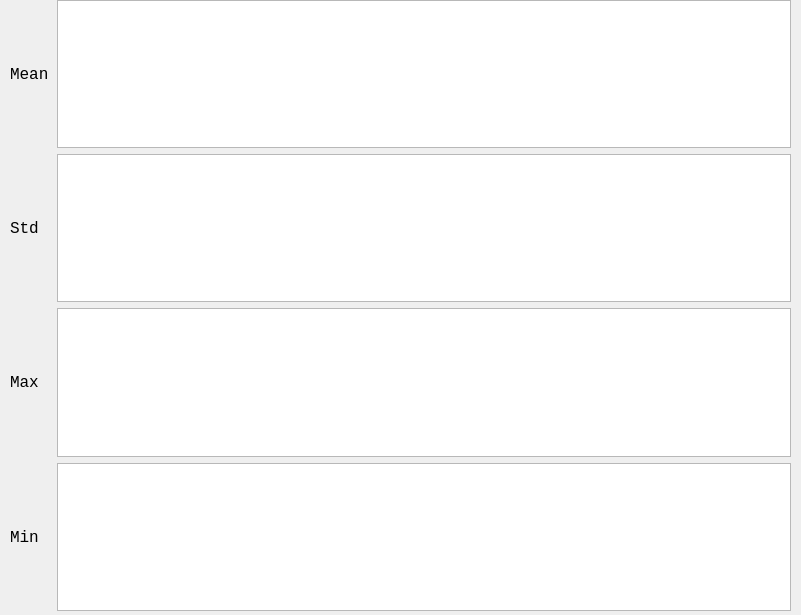
      <widget class="QWidget" name="page_4">
       <property name="geometry">
        <rect>
         <x>0</x>
         <y>0</y>
         <width>801</width>
         <height>615</height>
        </rect>
       </property>
       <attribute name="label">
        <string>Voltage Feature Display --1</string>
       </attribute>
       <widget class="QWidget" name="layoutWidget">
        <property name="geometry">
         <rect>
          <x>10</x>
          <y>0</y>
          <width>781</width>
          <height>611</height>
         </rect>
        </property>
        <layout class="QGridLayout" name="gridLayout_4">
         <item row="0" column="0">
          <widget class="QLabel" name="VolMean">
           <property name="minimumSize">
            <size>
             <width>41</width>
             <height>0</height>
            </size>
           </property>
           <property name="font">
            <font>
             <family>Consolas</family>
             <pointsize>12</pointsize>
            </font>
           </property>
           <property name="text">
            <string>Mean</string>
           </property>
          </widget>
         </item>
         <item row="0" column="1">
          <widget class="PlotWidget" name="VolMeangraphicsView">
           <property name="sizePolicy">
            <sizepolicy hsizetype="Expanding" vsizetype="Expanding">
             <horstretch>0</horstretch>
             <verstretch>0</verstretch>
            </sizepolicy>
           </property>
           <property name="backgroundBrush">
            <brush brushstyle="NoBrush">
             <color alpha="255">
              <red>255</red>
              <green>255</green>
              <blue>255</blue>
             </color>
            </brush>
           </property>
          </widget>
         </item>
         <item row="1" column="0">
          <widget class="QLabel" name="VolStd">
           <property name="minimumSize">
            <size>
             <width>41</width>
             <height>0</height>
            </size>
           </property>
           <property name="font">
            <font>
             <family>Consolas</family>
             <pointsize>12</pointsize>
            </font>
           </property>
           <property name="text">
            <string>Std</string>
           </property>
          </widget>
         </item>
         <item row="1" column="1">
          <widget class="PlotWidget" name="VolStdgraphicsView">
           <property name="sizePolicy">
            <sizepolicy hsizetype="Expanding" vsizetype="Expanding">
             <horstretch>0</horstretch>
             <verstretch>0</verstretch>
            </sizepolicy>
           </property>
           <property name="backgroundBrush">
            <brush brushstyle="NoBrush">
             <color alpha="255">
              <red>255</red>
              <green>255</green>
              <blue>255</blue>
             </color>
            </brush>
           </property>
          </widget>
         </item>
         <item row="2" column="0">
          <widget class="QLabel" name="VolMax">
           <property name="minimumSize">
            <size>
             <width>41</width>
             <height>0</height>
            </size>
           </property>
           <property name="font">
            <font>
             <family>Consolas</family>
             <pointsize>12</pointsize>
            </font>
           </property>
           <property name="text">
            <string>Max</string>
           </property>
          </widget>
         </item>
         <item row="2" column="1">
          <widget class="PlotWidget" name="VolMaxgraphicsView">
           <property name="sizePolicy">
            <sizepolicy hsizetype="Expanding" vsizetype="Expanding">
             <horstretch>0</horstretch>
             <verstretch>0</verstretch>
            </sizepolicy>
           </property>
           <property name="backgroundBrush">
            <brush brushstyle="NoBrush">
             <color alpha="255">
              <red>255</red>
              <green>255</green>
              <blue>255</blue>
             </color>
            </brush>
           </property>
          </widget>
         </item>
         <item row="3" column="0">
          <widget class="QLabel" name="VolMin">
           <property name="minimumSize">
            <size>
             <width>41</width>
             <height>0</height>
            </size>
           </property>
           <property name="font">
            <font>
             <family>Consolas</family>
             <pointsize>12</pointsize>
            </font>
           </property>
           <property name="text">
            <string>Min</string>
           </property>
          </widget>
         </item>
         <item row="3" column="1">
          <widget class="PlotWidget" name="VolMingraphicsView">
           <property name="sizePolicy">
            <sizepolicy hsizetype="Expanding" vsizetype="Expanding">
             <horstretch>0</horstretch>
             <verstretch>0</verstretch>
            </sizepolicy>
           </property>
           <property name="backgroundBrush">
            <brush brushstyle="NoBrush">
             <color alpha="255">
              <red>255</red>
              <green>255</green>
              <blue>255</blue>
             </color>
            </brush>
           </property>
          </widget>
         </item>
        </layout>
       </widget>
      </widget>
